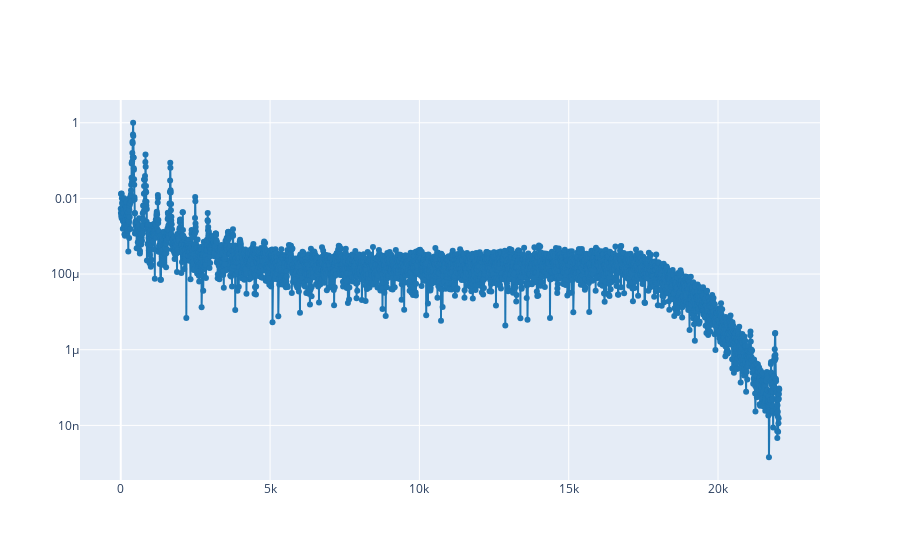

Here is the notebook cell this chart was saved with:
### Markdown cell above
3.2. Now, define a harmonic signal, `y` whose fundamental frequency is the defined in Lab 1. Go step by step adding a new harmonic in each step. Plot both signals (the reference and the synthesized) and try to reproduce the shape of the reference signal.

**Note 1**: in order to have a similar shape, we need to select the amplitudes and phases carefully. One way to do this is to define the harmonic signal as follows:

$$y(t) = \sum_{k=1}^K A_k\cos\left(2\pi kf_0 t + k \phi - (k-1)\pi/2 \right), $$

where $K$ is the number of harmonics, $f_0$ is the fundamental frequency, $A_k$ is the amplitude (weight) of each harmonic and $\phi$ is the phase of the signal (defined in Lab1 Ex 2.4).

**Note 2**:
Define the $A_k$ values relative to the fundamental frequency. This means to define $A_1=1$ and the others less than 1. You can use Audacity to plot the spectrum of the fragment selected of the reference audio and measure the relative amplitudes of the harmonics.

**Note 3**: Normalize the amplitude of the signal by the same amplitude of the reference. For instance, if the amplitude of the reference signal is 0.33, you can normalize the syntesized signal by first dividing by its maximum and then multiplyng by 0.33:

```
y = 0.33 * y / np.amax(y)
```

### Code cell
def plt_spectrum(z, t_start1=0.763):
    from util import plot_spectrum_at
    from scipy import signal
    windows_len = 8192 #length of window used for spectogram
    ff, tt, S = signal.spectrogram(z, 44100, nperseg=windows_len, noverlap=windows_len/2)
    plot_spectrum_at(ff, tt, S, t_start1)

plt_spectrum(ref)

### Figure 1 — Plotly figure (JSON) as saved in the notebook; plotly's stock layout.template omitted (floating-point values rounded to 4 significant figures; data arrays with more than 128 entries replaced by an {"elided": "..."} marker saying what was removed)
{"data": [{"line": {"color": "#1f77b4", "shape": "linear"}, "mode": "lines+markers", "type": "scatter", "x": {"elided": "4097 float values"}, "y": {"elided": "4097 float values"}}], "layout": {"yaxis": {"type": "log"}}}
